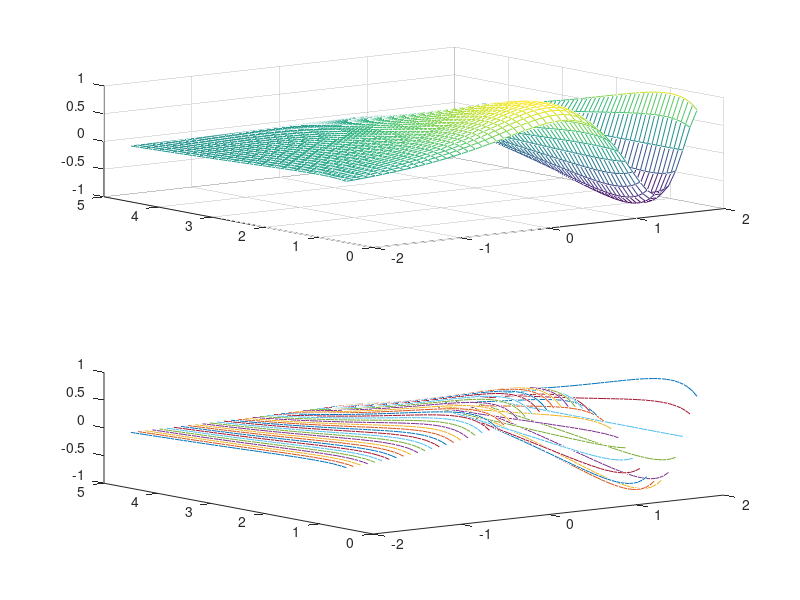

The MATLAB source for this figure:
[x, y] = meshgrid(linspace(-2, 2, 50), linspace(0.5, 4.5, 50));
f = @(x, y) sin(exp(x)) .* cos(log(y));
subplot(2, 1, 1);
mesh(x, y, f(x, y));
subplot(2, 1, 2);
plot3(x, y, f(x, y));